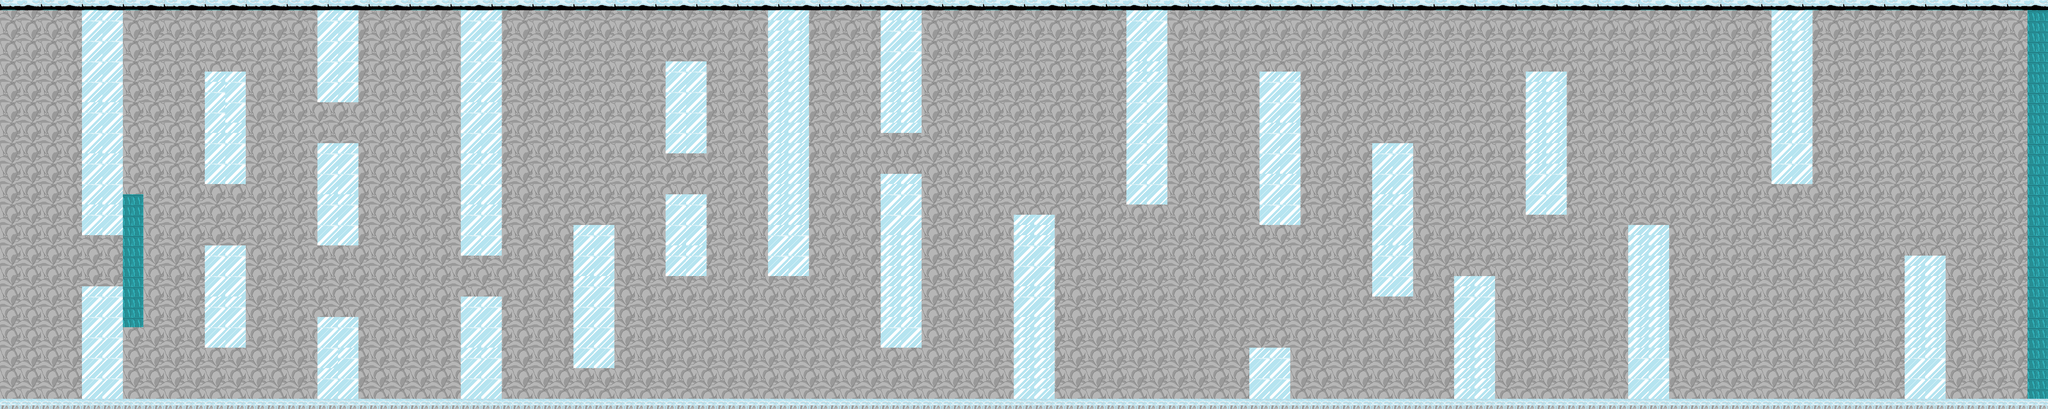

A 2D game scene composited from a Tiled map and its tileset images. What follows is a short description and the map's XML, with each tile layer's data collapsed to a summary:
An orthogonal 200x40 tile map with 32x32 px tiles, 3 tile layers (backGround, obstacles, end).

<map version="1.0" orientation="orthogonal" width="200" height="40" tilewidth="32" tileheight="32">
 <tileset firstgid="1" name="iceTileSet" tilewidth="32" tileheight="32">
  <image source="tileSet.png" width="2048" height="1536" />
  <tile id="577">
   <properties>
    <property name="blocked" value="" />
   </properties>
  </tile>
  <tile id="578">
   <properties>
    <property name="blocked" value="" />
   </properties>
  </tile>
  <tile id="579">
   <properties>
    <property name="blocked" value="" />
   </properties>
  </tile>
  <tile id="580">
   <properties>
    <property name="blocked" value="" />
   </properties>
  </tile>
  <tile id="641">
   <properties>
    <property name="blocked" value="" />
   </properties>
  </tile>
  <tile id="642">
   <properties>
    <property name="blocked" value="" />
   </properties>
  </tile>
  <tile id="643">
   <properties>
    <property name="blocked" value="" />
   </properties>
  </tile>
  <tile id="644">
   <properties>
    <property name="blocked" value="" />
   </properties>
  </tile>
  <tile id="779">
   <properties>
    <property name="blocked" value="" />
   </properties>
  </tile>
  <tile id="780">
   <properties>
    <property name="blocked" value="" />
   </properties>
  </tile>
  <tile id="781">
   <properties>
    <property name="blocked" value="" />
   </properties>
  </tile>
  <tile id="782">
   <properties>
    <property name="blocked" value="" />
   </properties>
  </tile>
  <tile id="2334">
   <properties>
    <property name="blocked" value="" />
   </properties>
  </tile>
  <tile id="2335">
   <properties>
    <property name="blocked" value="" />
   </properties>
  </tile>
  <tile id="2336">
   <properties>
    <property name="blocked" value="" />
   </properties>
  </tile>
  <tile id="2337">
   <properties>
    <property name="blocked" value="" />
   </properties>
  </tile>
  <tile id="2398">
   <properties>
    <property name="blocked" value="" />
   </properties>
  </tile>
  <tile id="2399">
   <properties>
    <property name="blocked" value="" />
   </properties>
  </tile>
  <tile id="2400">
   <properties>
    <property name="blocked" value="" />
   </properties>
  </tile>
  <tile id="2401">
   <properties>
    <property name="blocked" value="" />
   </properties>
  </tile>
  <tile id="3004">
   <properties>
    <property name="nextLevel" value="" />
   </properties>
  </tile>
 </tileset>
 <layer name="backGround" width="200" height="40">
  <data>[8000 cells, 7600 non-empty, 4 distinct tile ids]</data>
 </layer>
 <layer name="obstacles" width="200" height="40">
  <data>[8000 cells, 1788 non-empty, 9 distinct tile ids]</data>
 </layer>
 <layer name="end" width="200" height="40">
  <data>[8000 cells, 102 non-empty, 1 distinct tile ids]</data>
 </layer>
</map>
